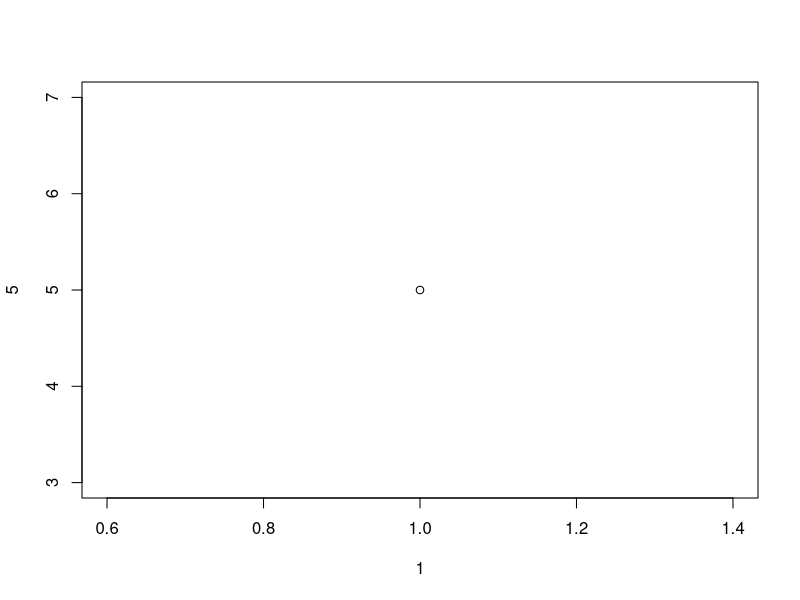

Write R code to recreate this figure.
# Plotting in R
# the plot() FUNCTION is used to plot a point
# the first parameter takes x-axis and 2nd the y-axis

# to plot multiple spots
# plot(c(1, 5), c(2, 10)) # nolint

# many spots
# plot(c(1, 2, 3, 5, 4), c(8, 9, 6, 4, 10)) # nolint

# for better organization of the code, you can declare the points differently
# x <- c(1, 2, 3, 4, 5)
# y <- c(3, 7, 8, 9, 12)
#plot(x, y)

# to draw the lines in a sequence
#plot(1:10)

#to draw a line connecting the dots, use the type="1" function
#plot(1:10, type="1") # nolint

plot(1, 5)
